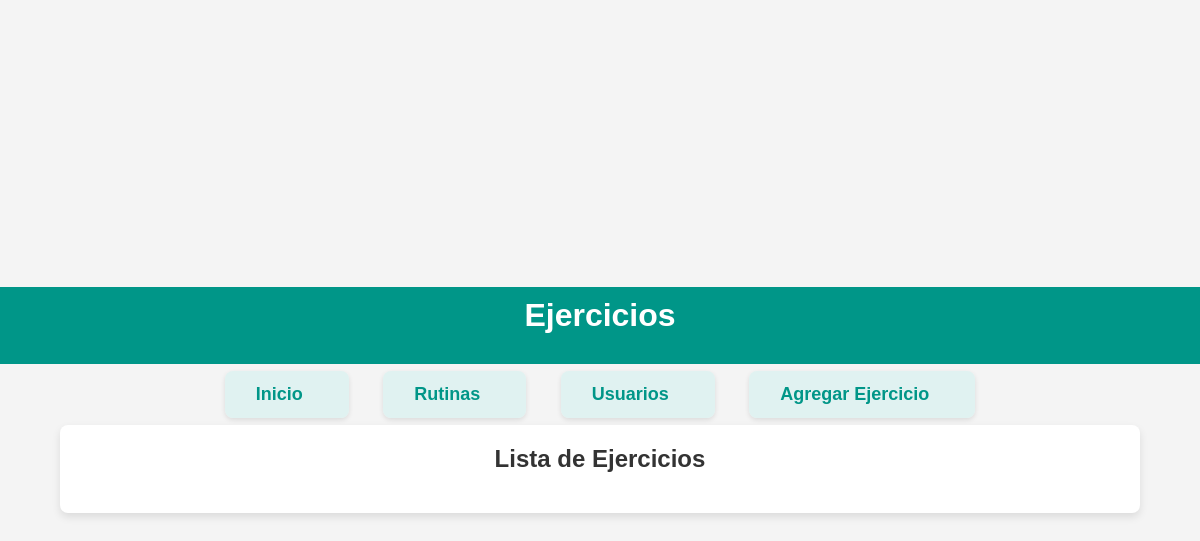
Before: /ejercicios/ with the older database file.
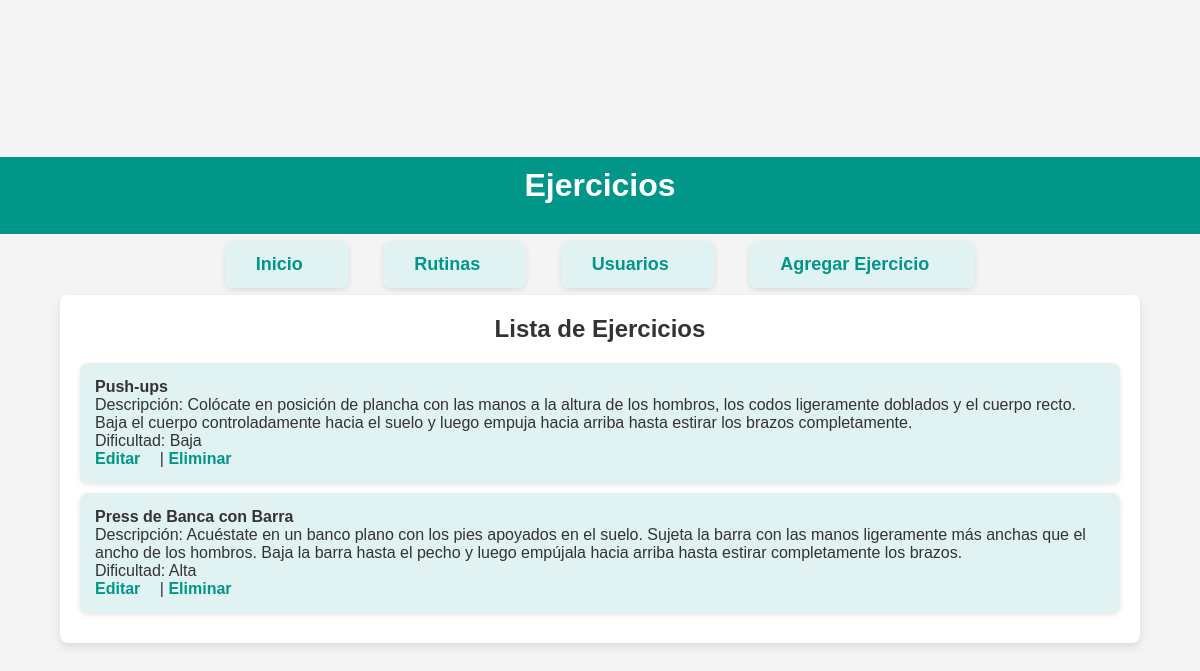
After: the same page with the newer database file.
### gitapp/models.py (models this page shows, shortened)
class Ejercicio(models.Model):
    nombre = models.CharField(max_length=100)
    descripcion = models.TextField()
    dificultad = models.CharField(max_length=50)

### gitapp/views.py (the view)
# urls.py: path('ejercicios/', views.ejercicios, name='ejercicios'),
def ejercicios(request):
    ejercicios = Ejercicio.objects.all()
    return render(request, 'gitapp/ejercicios.html', {'ejercicios': ejercicios})

### gitapp/templates/gitapp/ejercicios.html (shortened to what this page needs)
{% load static %}
<!DOCTYPE html>
<html lang="es">
<head>
    <link rel="stylesheet" href="{% static 'gitapp/estilo.css' %}">
</head>
<body>
<header>
    <h1>Ejercicios</h1>
</header>
<nav>
    <ul>
        <li><a href="{% url 'index' %}">Inicio</a></li>
        <li><a href="{% url 'rutinas' %}">Rutinas</a></li>
        <li><a href="{% url 'usuarios' %}">Usuarios</a></li>
        <li><a href="{% url 'agregar_ejercicio' %}">Agregar Ejercicio</a></li>
    </ul>
</nav>
<main>
    <h2>Lista de Ejercicios</h2>
    <ul>
        {% for ejercicio in ejercicios %}
            <li>
                <strong>{{ ejercicio.nombre }}</strong><br>
                Descripción: {{ ejercicio.descripcion }}<br>
                Dificultad: {{ ejercicio.dificultad }}<br>
                <a href="{% url 'editar_ejercicio' ejercicio.id %}">Editar</a> |
                <a href="{% url 'eliminar_ejercicio' ejercicio.id %}">Eliminar</a>
            </li>
        {% endfor %}
    </ul>
</main>
</body>
</html>

### gitapp/static/gitapp/estilo.css (style rules this page uses)
* { margin: 0; padding: 0; box-sizing: border-box; }
body { font-family: Arial, sans-serif; background-color: #f4f4f4; color: #333; display: flex; justify-content: center; align-items: center; height: 100vh; flex-direction: column; }
header { background-color: #009688; color: white; width: 100%; text-align: center; padding: 10px 0; }
main { width: 90%; max-width: 1200px; background-color: #fff; border-radius: 8px; box-shadow: 0 4px 8px rgba(0, 0, 0, 0.1); padding: 20px; margin-top: 20px; }
nav { width: 100%; text-align: center; margin-top: 20px; }
nav ul { list-style: none; padding: 0; }
nav ul li { display: inline; margin: 0 15px; }
nav ul li a { text-decoration: none; font-size: 18px; color: #009688; padding: 8px 16px; border-radius: 4px; transition: background-color 0.3s ease; }
h1, h2 { text-align: center; margin-bottom: 20px; }
ul { list-style: none; padding-left: 0; }
ul li { background-color: #e0f2f1; padding: 15px; margin-bottom: 10px; border-radius: 8px; box-shadow: 0 2px 5px rgba(0, 0, 0, 0.1); }
ul li a { margin-right: 15px; color: #009688; text-decoration: none; font-weight: bold; transition: color 0.3s ease; }

Changed rows visible on the page:
added Ejercicio: nombre "Push-ups", descripcion "Colócate en posición de plancha con las manos a la altura de los hombros, los codos ligeramente doblados y el cuerpo recto. Baja el cuerpo controladamente hacia el suelo y luego empuja hacia arriba hasta estirar los brazos completamente.", dificultad "Baja"
added Ejercicio: nombre "Press de Banca con Barra", descripcion "Acuéstate en un banco plano con los pies apoyados en el suelo. Sujeta la barra con las manos ligeramente más anchas que el ancho de los hombros. Baja la barra hasta el pecho y luego empújala hacia arriba hasta estirar completamente los brazos.", dificultad "Alta"
